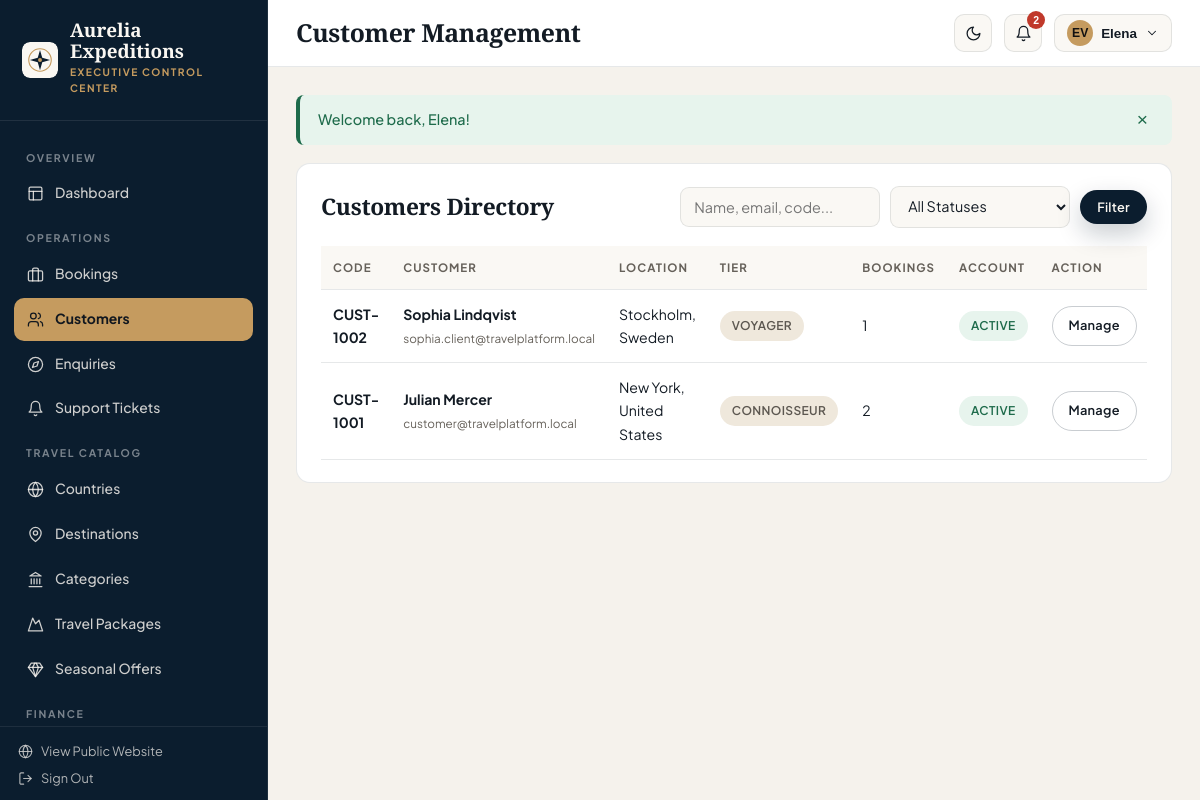
The page /admin/customers (signed in) on the database its author committed.
### tables this page shows
CREATE TABLE `users` (
  `id` INT UNSIGNED NOT NULL AUTO_INCREMENT,
  `uuid` CHAR(36) NOT NULL,
  `first_name` VARCHAR(80) NOT NULL,
  `last_name` VARCHAR(80) NOT NULL,
  `email` VARCHAR(160) NOT NULL,
  `phone` VARCHAR(40) NULL,
  `password_hash` VARCHAR(255) NOT NULL,
  `avatar` VARCHAR(255) NULL,
  `status` ENUM('active','inactive','blocked') NOT NULL DEFAULT 'active',
  `email_verified_at` DATETIME NULL,
  `last_login_at` DATETIME NULL,
  `created_at` TIMESTAMP NOT NULL DEFAULT CURRENT_TIMESTAMP,
  `updated_at` TIMESTAMP NOT NULL DEFAULT CURRENT_TIMESTAMP ON UPDATE CURRENT_TIMESTAMP,
  `deleted_at` DATETIME NULL,
  PRIMARY KEY (`id`),
  UNIQUE KEY `uq_users_uuid` (`uuid`),
  UNIQUE KEY `uq_users_email` (`email`),
  KEY `idx_users_status` (`status`)
);

CREATE TABLE `customers` (
  `id` INT UNSIGNED NOT NULL AUTO_INCREMENT,
  `user_id` INT UNSIGNED NOT NULL,
  `customer_code` VARCHAR(30) NOT NULL,
  `date_of_birth` DATE NULL,
  `nationality` VARCHAR(80) NULL,
  `passport_number` VARCHAR(60) NULL,
  `passport_expiry` DATE NULL,
  `address` VARCHAR(255) NULL,
  `city` VARCHAR(100) NULL,
  `country` VARCHAR(100) NULL,
  `travel_preferences` TEXT NULL,
  `loyalty_tier` ENUM('explorer','voyager','connoisseur') NOT NULL DEFAULT 'explorer',
  `notes` TEXT NULL,
  `created_at` TIMESTAMP NOT NULL DEFAULT CURRENT_TIMESTAMP,
  `updated_at` TIMESTAMP NOT NULL DEFAULT CURRENT_TIMESTAMP ON UPDATE CURRENT_TIMESTAMP,
  `deleted_at` DATETIME NULL,
  PRIMARY KEY (`id`),
  UNIQUE KEY `uq_customers_user` (`user_id`),
  UNIQUE KEY `uq_customers_code` (`customer_code`),
  CONSTRAINT `fk_cust_user` FOREIGN KEY (`user_id`) REFERENCES `users` (`id`) ON DELETE CASCADE
);

### views/admin/customers/index.php (the view, shortened to what the rows shown need)
<div class="panel-card">
    <div class="panel-head">
        <h2>Customers Directory</h2>
        <form method="GET" action="<?= url('/admin/customers') ?>" class="filter-bar" style="margin:0;">
            <input type="text" name="q" value="<?= e($filters['q']) ?>" class="dash-input" placeholder="Name, email, code...">
            <select name="status" class="dash-select">
                <option value="">All Statuses</option>
            </select>
            <button type="submit" class="btn-brand btn-brand-primary btn-sm-pill">Filter</button>
        </form>
    </div>
    <div class="table-wrap">
        <table class="data-table">
            <thead><tr><th>Code</th><th>Customer</th><th>Location</th><th>Tier</th><th>Bookings</th><th>Account</th><th>Action</th></tr></thead>
            <tbody>
                <?php foreach ($customers as $c): ?>
                    <tr>
                        <td><strong><?= e($c['customer_code']) ?></strong></td>
                        <td><strong><?= e($c['first_name'] . ' ' . $c['last_name']) ?></strong><br><small style="color:var(--dash-muted);"><?= e($c['email']) ?></small></td>
                        <td><?= e(trim(($c['city'] ?? '') . ', ' . ($c['country'] ?? ''), ', ') ?: '—') ?></td>
                        <td><span class="badge-pill badge-neutral"><?= e(ucfirst($c['loyalty_tier'])) ?></span></td>
                        <td><?= (int) $c['booking_count'] ?></td>
                        <td><span class="badge-pill <?= status_badge_class($c['account_status']) ?>"><?= e(ucfirst($c['account_status'])) ?></span></td>
                        <td><a href="<?= url('/admin/customers/' . (int) $c['id']) ?>" class="btn-brand btn-brand-outline btn-sm-pill">Manage</a></td>
                    </tr>
                <?php endforeach; ?>
            </tbody>
        </table>
    </div>
</div>

### core/Router.php (shortened to what the rows shown need)
<?php
class Router
{
    private array $routes = [];
    public function addRoute(string $method, string $path, callable|array $handler, array $middleware = []): void
    {
        $normalized = '/' . trim($path, '/');
        if ($normalized !== '/') {
            $normalized = rtrim($normalized, '/');
        }
        $pattern = preg_replace('#\{([a-zA-Z_][a-zA-Z0-9_]*)\}#', '(?P<$1>[^/]+)', $normalized);
        $regex = '#^' . $pattern . '$#';
        $this->routes[] = [
            'method' => strtoupper($method),
            'path' => $normalized,
            'regex' => $regex,
            'handler' => $handler,
            'middleware' => $middleware,
        ];
    }
    public function dispatch(string $requestUri, string $requestMethod): void
    {
        $path = parse_url($requestUri, PHP_URL_PATH) ?? '/';
        $basePath = base_path();
        if ($basePath !== '' && str_starts_with($path, $basePath)) {
            $path = substr($path, strlen($basePath));
        }
        $path = '/' . trim($path, '/');
        if ($path !== '/') {
            $path = rtrim($path, '/');
        }
        $method = strtoupper($requestMethod);
        foreach ($this->routes as $route) {
            if ($route['method'] !== $method) {
                continue;
            }
            if (preg_match($route['regex'], $path, $matches)) {
                $params = [];
                foreach ($route['middleware'] as $mw) {
                    if (is_callable($mw)) {
                        $mw($params);
                    } elseif (is_string($mw) && class_exists($mw)) {
                        (new $mw())->handle($params);
                    } elseif (is_array($mw) && isset($mw[0]) && class_exists($mw[0])) {
                        $instance = new $mw[0]();
                        $args = array_slice($mw, 1);
                        $instance->handle($params, ...$args);
                    }
                }
                $handler = $route['handler'];
                if (is_array($handler)) {
                    [$controllerClass, $action] = $handler;
                    $controller = new $controllerClass();
                    $controller->$action($params);
                    return;
                }
                return;
            }
        }
    }
}

### views/layouts/dashboard.php (shortened to what the rows shown need)
<?php
$brand = \App\Services\BrandingService::getAll();
$user = \Core\Auth::user();
$portal = $portal ?? 'admin';
$isPreview = !empty($brand['is_previewing']);
$unreadCount = $user ? \App\Services\NotificationService::unreadCount((int) $user['id']) : 0;
$portalLabel = match ($portal) {
    'hr' => 'HR Operations Portal',
    'employee' => 'Specialist Workspace',
    'customer' => 'Traveller Portal',
    default => 'Executive Control Center',
};
?>
<!DOCTYPE html>
<html lang="en">
<head>
    <link rel="stylesheet" href="<?= asset('css/design-system.css') ?>">
    <link rel="stylesheet" href="<?= asset('css/dashboard.css') ?>">
</head>
<body class="portal-<?= e($portal) ?> <?= $isPreview ? 'has-preview-ribbon' : '' ?>">
<div class="dash-shell">
    <aside class="dash-sidebar">
        <a href="<?= url('/' . ($portal === 'admin' ? 'admin' : $portal)) ?>" class="sidebar-brand">
            <img src="<?= e(brand_logo('light')) ?>" alt="<?= e($brand['website_name']) ?>">
            <div>
                <div style="font-family:var(--font-display);font-size:1.18rem;font-weight:700;color:#FAF7F2;line-height:1.1;">
                    <?= e($brand['website_name']) ?>
                </div>
                <span class="sidebar-portal-tag"><?= e($portalLabel) ?></span>
            </div>
        </a>
        <div class="sidebar-scroll">
            <?php if ($portal === 'admin'): ?>
                <div class="sidebar-group-label">Overview</div>
                <a href="<?= url('/admin') ?>" class="sidebar-link <?= current_route_path() === '/admin' ? 'active' : '' ?>"><?= svg_icon('layout', 17) ?> Dashboard</a>
                <?php if (can('bookings.view')): ?>
                    <div class="sidebar-group-label">Operations</div>
                    <a href="<?= url('/admin/bookings') ?>" class="sidebar-link <?= is_active_nav('/admin/bookings') ?>"><?= svg_icon('briefcase', 17) ?> Bookings</a>
                <?php endif; ?>
                <?php if (can('customers.view')): ?>
                    <a href="<?= url('/admin/customers') ?>" class="sidebar-link <?= is_active_nav('/admin/customers') ?>"><?= svg_icon('users', 17) ?> Customers</a>
                <?php endif; ?>
                <?php if (can('enquiries.view')): ?>
                    <a href="<?= url('/admin/enquiries') ?>" class="sidebar-link <?= is_active_nav('/admin/enquiries') ?>"><?= svg_icon('compass', 17) ?> Enquiries</a>
                <?php endif; ?>
                <?php if (can('support.manage')): ?>
                    <a href="<?= url('/admin/support') ?>" class="sidebar-link <?= is_active_nav('/admin/support') ?>"><?= svg_icon('bell', 17) ?> Support Tickets</a>
                <?php endif; ?>
                <?php if (can('packages.view') || can('destinations.view') || can('categories.view')): ?>
                    <div class="sidebar-group-label">Travel Catalog</div>
                    <?php if (can('destinations.view')): ?>
                        <a href="<?= url('/admin/countries') ?>" class="sidebar-link <?= is_active_nav('/admin/countries') ?>"><?= svg_icon('globe', 17) ?> Countries</a>
                        <a href="<?= url('/admin/destinations') ?>" class="sidebar-link <?= is_active_nav('/admin/destinations') ?>"><?= svg_icon('map-pin', 17) ?> Destinations</a>
                    <?php endif; ?>
                    <?php if (can('categories.view')): ?>
                        <a href="<?= url('/admin/categories') ?>" class="sidebar-link <?= is_active_nav('/admin/categories') ?>"><?= svg_icon('landmark', 17) ?> Categories</a>
                    <?php endif; ?>
                    <?php if (can('packages.view')): ?>
                        <a href="<?= url('/admin/packages') ?>" class="sidebar-link <?= is_active_nav('/admin/packages') ?>"><?= svg_icon('mountain', 17) ?> Travel Packages</a>
                    <?php endif; ?>
                    <?php if (can('offers.manage')): ?>
                        <a href="<?= url('/admin/offers') ?>" class="sidebar-link <?= is_active_nav('/admin/offers') ?>"><?= svg_icon('gem', 17) ?> Seasonal Offers</a>
                    <?php endif; ?>
                <?php endif; ?>
                <?php if (can('finance.view')): ?>
                    <div class="sidebar-group-label">Finance</div>
                <?php endif; ?>
            <?php endif; ?>
        </div>
        <div class="sidebar-footer">
            <a href="<?= url('/') ?>" style="display:flex;align-items:center;gap:8px;opacity:0.85;margin-bottom:8px;">
                <?= svg_icon('globe', 15) ?> View Public Website
            </a>
            <form method="POST" action="<?= url('/logout') ?>" style="margin:0;">
                <button type="submit" style="background:none;border:none;color:inherit;padding:0;cursor:pointer;display:flex;align-items:center;gap:8px;font-family:inherit;font-size:inherit;opacity:0.85;">
                    <?= svg_icon('log-out', 15) ?> Sign Out
                </button>
            </form>
        </div>
    </aside>
    <div class="dash-main">
        <header class="dash-topbar">
            <div class="topbar-left">
                <h1 class="topbar-title"><?= e($pageTitle ?? 'Dashboard') ?></h1>
            </div>
            <div class="topbar-actions">
                <button type="button" class="icon-btn" data-theme-toggle title="Toggle light/dark mode" aria-label="Toggle theme">
                    <?= svg_icon('moon', 17) ?>
                </button>
                <div class="dropdown-wrap">
                    <button type="button" class="icon-btn" data-dropdown-btn="notif-popover" aria-label="Notifications">
                        <?= svg_icon('bell', 17) ?>
                        <?php if ($unreadCount > 0): ?>
                            <span class="notif-dot"><?= $unreadCount > 9 ? '9+' : $unreadCount ?></span>
                        <?php endif; ?>
                    </button>
                </div>
                <div class="dropdown-wrap">
                    <button type="button" class="icon-btn" style="width:auto;padding:0 12px;gap:8px;" data-dropdown-btn="profile-popover">
                        <span style="width:26px;height:26px;border-radius:50%;background:var(--brand-accent);color:#111;display:inline-flex;align-items:center;justify-content:center;font-weight:700;font-size:0.76rem;">
                            <?= e(strtoupper(substr($user['first_name'] ?? 'U', 0, 1) . substr($user['last_name'] ?? '', 0, 1))) ?>
                        </span>
                        <span style="font-size:0.84rem;font-weight:600;"><?= e($user['first_name'] ?? 'Account') ?></span>
                        <?= svg_icon('chevron-down', 14) ?>
                    </button>
                </div>
            </div>
        </header>
        <main class="dash-content">
            <?php require BASE_PATH . '/views/partials/flash.php'; ?>
            <?= $content ?>
        </main>
    </div>
</div>
</body>
</html>

### rows shown on the page
users: first_name+last_name "EV", first_name "Elena"
customers: customer_code "CUST-1002", user.last_name "Sophia Lindqvist", user.email "sophia.client@travelplatform.local", city+country "Stockholm, Sweden", loyalty_tier "VOYAGER", booking_count "1", user.status "ACTIVE"
customers: customer_code "CUST-1001", user.last_name "Julian Mercer", user.email "customer@travelplatform.local", city+country "New York, United States", loyalty_tier "CONNOISSEUR", booking_count "2", user.status "ACTIVE"

### other values the page prints
$unreadCount "2"
$msg "Welcome back, Elena!"
